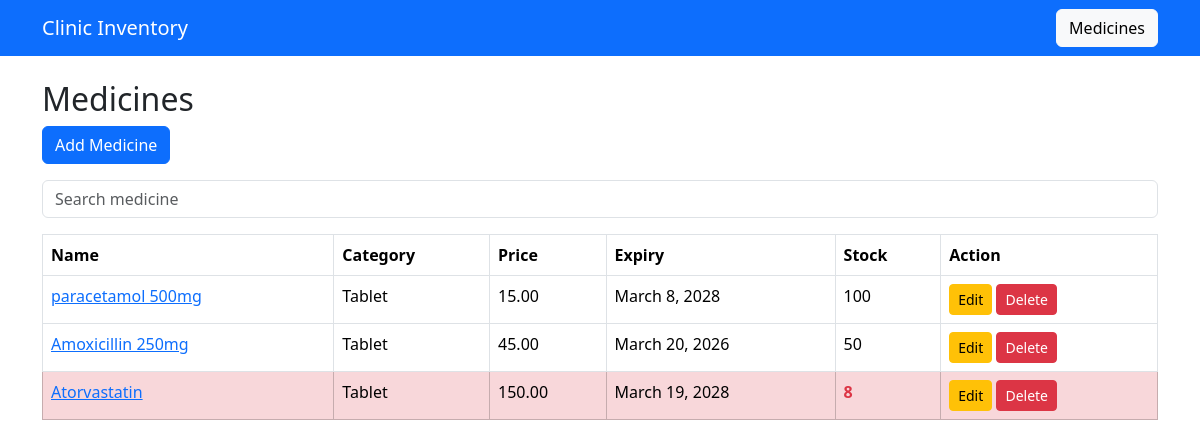
Screenshot of /medicines/ with the database file from the repository.
### medicine/models.py (models this page shows, shortened)
class Medicine(models.Model):
    CATEGORY_CHOICES = [
        ('Tablet','Tablet'),
        ('Syrup','Syrup'),
        ('Injection','Injection'),
        ('Capsule','Capsule'),
    ]
    name = models.CharField(max_length=200)
    code = models.CharField(max_length=50, unique=True)
    category = models.CharField(max_length=50, choices=CATEGORY_CHOICES)
    manufacturer = models.CharField(max_length=200)
    expiry_date = models.DateField()
    price = models.DecimalField(max_digits=10, decimal_places=2)
    stock = models.IntegerField()
    description = models.TextField(blank=True)
    date_added = models.DateTimeField(auto_now_add=True)

### medicine/views.py (the view)
# urls.py: path('medicines/',views.medicine_list,name="medicine_list"),
def medicine_list(request):
    search = request.GET.get('search')
    if search:
        medicines = Medicine.objects.filter(name__icontains=search)
    else:
        medicines = Medicine.objects.all()
    return render(request,'medicine_list.html',{'medicines':medicines})

### templates/medicine_list.html
{% extends 'base.html' %}
{% block content %}
<h2>Medicines</h2>
<a href="/add/" class="btn btn-primary mb-3">Add Medicine</a>
<form method="GET">
<input type="text" name="search" class="form-control mb-3" placeholder="Search medicine">
</form>
<table class="table table-bordered">
<tr>
<th>Name</th>
<th>Category</th>
<th>Price</th>
<th>Expiry</th>
<th>Stock</th>
<th>Action</th>
</tr>
{% for m in medicines %}
<tr class="{% if m.stock < 10 %}table-danger{% endif %}">
<td><a href="/details/{{m.id}}/">{{m.name}}</a></td>
<td>{{m.category}}</td>
<td>{{m.price}}</td>
<td>{{m.expiry_date}}</td>
<td>
{% if m.stock < 10 %}
<span class="text-danger fw-bold">{{m.stock}}</span>
{% else %}
{{m.stock}}
{% endif %}
</td>
<td>
<a href="/edit/{{m.id}}" class="btn btn-warning btn-sm">Edit</a>
<a href="/delete/{{m.id}}" class="btn btn-danger btn-sm"
onclick="return confirm('Delete medicine?')">Delete</a>
</td>
</tr>
{% endfor %}
</table>
{% endblock %}

### templates/base.html (shortened to what this page needs)
<!DOCTYPE html>
<html>
<head>
<link href="https://cdn.jsdelivr.net/npm/bootstrap@5.3.2/dist/css/bootstrap.min.css" rel="stylesheet">
</head>
<body>
<nav class="navbar navbar-dark bg-primary">
<div class="container">
<a class="navbar-brand" href="/">Clinic Inventory</a>
<a class="btn btn-light" href="/medicines/">Medicines</a>
</div>
</nav>
<div class="container mt-4">
{% block content %}
{% endblock %}
</div>
</body>
</html>

### rows the page displays
Medicine: name "paracetamol 500mg", category "Tablet", price "15.00", expiry_date "March 8, 2028", stock "100"
Medicine: name "Amoxicillin 250mg", category "Tablet", price "45.00", expiry_date "March 20, 2026", stock "50"
Medicine: name "Atorvastatin", category "Tablet", price "150.00", expiry_date "March 19, 2028", stock "8"
